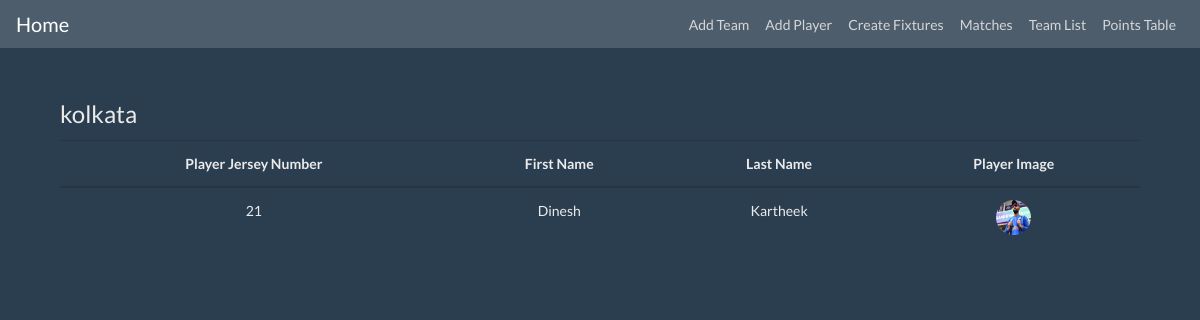
The page /single_players/3/ on the database its author committed.
### cricapp/models.py (models this page shows, shortened)
class Team(models.Model):
    team_id = models.CharField(max_length=10,primary_key=True)
    team_name = models.CharField(max_length=30)
    team_logo = models.FileField()
    club_state = models.CharField(max_length=25)

class Player(models.Model):
    player_id = models.CharField(max_length=10,primary_key=True)
    first_name = models.CharField(max_length=30)
    last_name = models.CharField(max_length=30)
    player_image = models.FileField()
    player_jersey_number = models.IntegerField()
    player_country = models.CharField(max_length=25)
    player_team = models.ForeignKey(Team,on_delete=models.CASCADE)

### cricapp/views.py (the view)
# urls.py: path('single_players/<team_id>/',views.single_players,name="single_players"),
def single_players(request,team_id):
    team_players = Player.objects.filter(player_team__team_id=team_id)
    team_name = Team.objects.get(team_id=team_id)
    return render(request,'players_list.html',{'objects_list':team_players,'team_name':team_name})

### cricapp/templates/players_list.html
{% extends 'base.html' %}
{% block content %}
	<div class="container">
		<div class="mt-5 mb-5">
			<legend>{{team_name.team_name}}</legend>
			<table class="table table-hover text-center">
				<thead>
				<tr>
                    <th scope="col">Player Jersey Number</th>
					<th scope="col">First Name</th>
					<th scope="col">Last Name</th>
					<th scope="col">Player Image</th>
				</tr>
				</thead>
				{% for data in objects_list %}
				<tbody>
				<tr>
                    <td>{{data.player_jersey_number}}</td>
                    <td>{{data.first_name}}</td>
                    <td>{{data.last_name}}</td>
					<td><img style="border-radius: 50%;" height="35" width="35" src="{{data.player_image.url}}"/></td>
				</tr>
				</tbody>
				{% endfor %}
			</table>
		</div>
	</div>
{% endblock %}

### rows shown on the page
Team: team_name "kolkata"
Player: player_jersey_number "21", first_name "Dinesh", last_name "Kartheek", player_image (picture)
